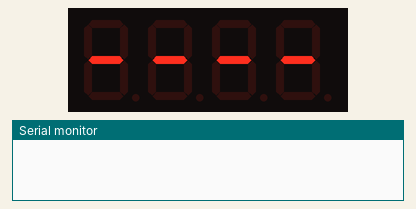
This sketch was run on a simulated ESP32. Shown: 4-digit seven-segment display, the last lines printed to the serial monitor. WiFi joins after 1.5 s; servers stay silent unless stated.

Above: at 0.1 s.
At 6.2 s:
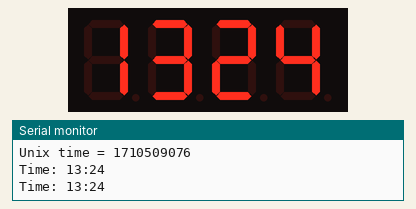
At 65.0 s:
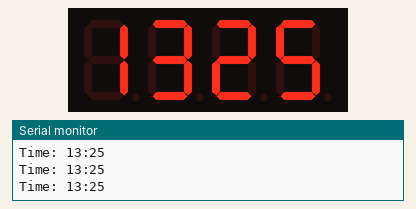
At 125.0 s:
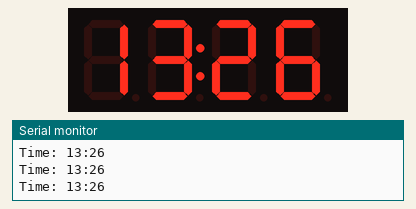

The sketch:

GetTime.ino
```cpp
/*
 *  This sketch sends a message to a TCP server
 *
 */

#include <WiFi.h>
#include <WiFiUdp.h>
#include <WiFiMulti.h>
#include "TM1637.h"

#define TM1637_CLK  22
#define TM1637_DIO  23


IPAddress timeServerIP;
const char* ntpServerName = "time.nist.gov";
int TIMEZONE=3;
const int NTP_PACKET_SIZE = 48;
byte packetBuffer[ NTP_PACKET_SIZE];
WiFiUDP udp;
TM1637 tm1637(TM1637_CLK,TM1637_DIO);
WiFiMulti WiFiMulti;

unsigned int  localPort = 2390;      // local port to listen for UDP packets
unsigned long ntp_time = 0;
long  t_correct        = 0;
unsigned long cur_ms   = 0;
unsigned long ms1      = 0;
unsigned long ms2      = 10000000UL;
unsigned long t_cur    = 0;
bool          points   = true;
unsigned int err_count = 0;
uint16_t     vdd       = 0;


void setup()
{
    Serial.begin(115200);
    delay(10);

// Инициализация дисплея
   tm1637.init();
// Установка яркости дисплея
   tm1637.set(2);
   tm1637.point(false);
   tm1637.display(0,'-');
   tm1637.display(1,'-');
   tm1637.display(2,'-');
   tm1637.display(3,'-');
   delay(3000);

    // We start by connecting to a WiFi network
    WiFiMulti.addAP("WFDV", "31415926");

    Serial.println();
    Serial.println();
    Serial.print("Wait for WiFi... ");

    while(WiFiMulti.run() != WL_CONNECTED) {
        Serial.print(".");
        delay(500);
    }

    Serial.println("");
    Serial.println("WiFi connected");
    Serial.println("IP address: ");
    Serial.println(WiFi.localIP());

    delay(500);
}


void loop()
{
   cur_ms       = millis();
   t_cur        = cur_ms/1000;
// Каждые 60 секунд считываем время в интернете
   if( cur_ms < ms2 || (cur_ms - ms2) > 60000 ){
       err_count++;
// Делаем три  попытки синхронизации с интернетом
       if( GetNTP() ){
          ms2       = cur_ms;
          err_count = 0;
          t_correct = ntp_time - t_cur;
       }
   }

// Каждые 0.5 секунды выдаем время
   if( cur_ms < ms1 || (cur_ms - ms1) > 500 ){
       ms1 = cur_ms;
       ntp_time    = t_cur + t_correct;
       DisplayTime();
       points = !points;
   }

// Если нет соединения с интернетом, перезагружаемся
   if( err_count > 10 ){
       Serial.println("NTP connect false");
       Serial.println("Reset ESP32 ...");
//       ESP.reset();

   }
   delay(100);
}


/**
 * Выдача текущего времени на индикатор
 */
void DisplayTime(void){
   uint16_t m = ( ntp_time/60 )%60;
   uint16_t h = ( ntp_time/3600 )%24;
   Serial.print("Time: ");
   Serial.print(h);
   Serial.print(":");
   Serial.println(m);
   tm1637.point(points);
   tm1637.display(0,h/10);
   tm1637.display(1,h%10);
   tm1637.display(2,m/10);
   tm1637.display(3,m%10);

}


/**
 * Посылаем и парсим запрос к NTP серверу
 */
bool GetNTP(void) {
  WiFi.hostByName(ntpServerName, timeServerIP);
  sendNTPpacket(timeServerIP);
  delay(1000);

  int cb = udp.parsePacket();
  if (!cb) {
    Serial.println("No packet yet");
    return false;
  }
  else {
    Serial.print("packet received, length=");
    Serial.println(cb);
// Читаем пакет в буфер
    udp.read(packetBuffer, NTP_PACKET_SIZE);
// 4 байта начиная с 40-го сождержат таймстамп времени - число секунд
// от 01.01.1900
    unsigned long highWord = word(packetBuffer[40], packetBuffer[41]);
    unsigned long lowWord = word(packetBuffer[42], packetBuffer[43]);
// Конвертируем два слова в переменную long
    unsigned long secsSince1900 = highWord << 16 | lowWord;
// Конвертируем в UNIX-таймстамп (число секунд от 01.01.1970
    const unsigned long seventyYears = 2208988800UL;
    unsigned long epoch = secsSince1900 - seventyYears;
// Делаем поправку на местную тайм-зону
    ntp_time = epoch + TIMEZONE*3600;
    Serial.print("Unix time = ");
    Serial.println(ntp_time);
  }
  return true;
}

/**
 * Посылаем запрос NTP серверу на заданный адрес
 */
unsigned long sendNTPpacket(IPAddress& address)
{
  Serial.println("sending NTP packet...");
// Очистка буфера в 0
  memset(packetBuffer, 0, NTP_PACKET_SIZE);
// Формируем строку зыпроса NTP сервера
  packetBuffer[0] = 0b11100011;   // LI, Version, Mode
  packetBuffer[1] = 0;     // Stratum, or type of clock
  packetBuffer[2] = 6;     // Polling Interval
  packetBuffer[3] = 0xEC;  // Peer Clock Precision
  // 8 bytes of zero for Root Delay & Root Dispersion
  packetBuffer[12]  = 49;
  packetBuffer[13]  = 0x4E;
  packetBuffer[14]  = 49;
  packetBuffer[15]  = 52;
// Посылаем запрос на NTP сервер (123 порт)
  udp.beginPacket(address, 123);
  udp.write(packetBuffer, NTP_PACKET_SIZE);
  udp.endPacket();
}
```

Measured:
- what the display in image 0 shows lasts 6.1 s, from 0.0 s to 6.1 s
